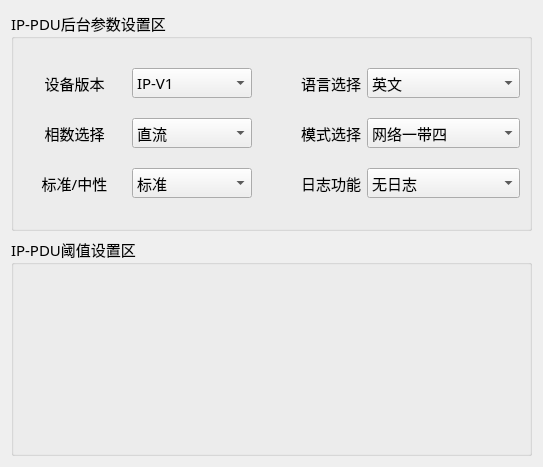
<?xml version="1.0" encoding="UTF-8"?>
<ui version="4.0">
 <class>Set_IpWid</class>
 <widget class="QWidget" name="Set_IpWid">
  <property name="geometry">
   <rect>
    <x>0</x>
    <y>0</y>
    <width>543</width>
    <height>467</height>
   </rect>
  </property>
  <property name="windowTitle">
   <string>Form</string>
  </property>
  <layout class="QGridLayout" name="gridLayout_2">
   <item row="0" column="0">
    <widget class="QGroupBox" name="groupBox_2">
     <property name="font">
      <font>
       <family>微软雅黑</family>
       <pointsize>11</pointsize>
      </font>
     </property>
     <property name="title">
      <string>IP-PDU后台参数设置区</string>
     </property>
     <layout class="QGridLayout" name="gridLayout">
      <property name="verticalSpacing">
       <number>0</number>
      </property>
      <item row="0" column="1">
       <widget class="QComboBox" name="ipTypeBox">
        <property name="minimumSize">
         <size>
          <width>120</width>
          <height>30</height>
         </size>
        </property>
        <item>
         <property name="text">
          <string>IP-V1</string>
         </property>
        </item>
        <item>
         <property name="text">
          <string>IP-V3</string>
         </property>
        </item>
       </widget>
      </item>
      <item row="0" column="2">
       <widget class="QLabel" name="label_2">
        <property name="text">
         <string>语言选择</string>
        </property>
        <property name="alignment">
         <set>Qt::AlignRight|Qt::AlignTrailing|Qt::AlignVCenter</set>
        </property>
       </widget>
      </item>
      <item row="1" column="3">
       <widget class="QComboBox" name="ipModeBox">
        <property name="minimumSize">
         <size>
          <width>120</width>
          <height>30</height>
         </size>
        </property>
        <item>
         <property name="text">
          <string>网络一带四</string>
         </property>
        </item>
        <item>
         <property name="text">
          <string>Modbus RTU 级联</string>
         </property>
        </item>
       </widget>
      </item>
      <item row="0" column="0">
       <widget class="QLabel" name="label_12">
        <property name="text">
         <string>设备版本</string>
        </property>
        <property name="alignment">
         <set>Qt::AlignCenter</set>
        </property>
       </widget>
      </item>
      <item row="0" column="3">
       <widget class="QComboBox" name="languageBox">
        <property name="minimumSize">
         <size>
          <width>120</width>
          <height>30</height>
         </size>
        </property>
        <item>
         <property name="text">
          <string>英文</string>
         </property>
        </item>
        <item>
         <property name="text">
          <string>中文</string>
         </property>
        </item>
       </widget>
      </item>
      <item row="1" column="2">
       <widget class="QLabel" name="label_3">
        <property name="text">
         <string>模式选择</string>
        </property>
        <property name="alignment">
         <set>Qt::AlignRight|Qt::AlignTrailing|Qt::AlignVCenter</set>
        </property>
       </widget>
      </item>
      <item row="1" column="0">
       <widget class="QLabel" name="label_7">
        <property name="text">
         <string>相数选择</string>
        </property>
        <property name="alignment">
         <set>Qt::AlignCenter</set>
        </property>
       </widget>
      </item>
      <item row="2" column="1">
       <widget class="QComboBox" name="sBox">
        <property name="minimumSize">
         <size>
          <width>120</width>
          <height>30</height>
         </size>
        </property>
        <item>
         <property name="text">
          <string>标准</string>
         </property>
        </item>
        <item>
         <property name="text">
          <string>中性</string>
         </property>
        </item>
        <item>
         <property name="text">
          <string>定制</string>
         </property>
        </item>
       </widget>
      </item>
      <item row="2" column="3">
       <widget class="QComboBox" name="logBox">
        <property name="minimumSize">
         <size>
          <width>120</width>
          <height>30</height>
         </size>
        </property>
        <item>
         <property name="text">
          <string>无日志</string>
         </property>
        </item>
        <item>
         <property name="text">
          <string>带日志</string>
         </property>
        </item>
       </widget>
      </item>
      <item row="2" column="0">
       <widget class="QLabel" name="label_8">
        <property name="text">
         <string>标准/中性</string>
        </property>
        <property name="alignment">
         <set>Qt::AlignCenter</set>
        </property>
       </widget>
      </item>
      <item row="1" column="1">
       <widget class="QComboBox" name="lineBox">
        <property name="minimumSize">
         <size>
          <width>120</width>
          <height>30</height>
         </size>
        </property>
        <item>
         <property name="text">
          <string>直流</string>
         </property>
        </item>
        <item>
         <property name="text">
          <string>单相</string>
         </property>
        </item>
        <item>
         <property name="text">
          <string>两路</string>
         </property>
        </item>
        <item>
         <property name="text">
          <string>三相</string>
         </property>
        </item>
       </widget>
      </item>
      <item row="2" column="2">
       <widget class="QLabel" name="label_11">
        <property name="text">
         <string>日志功能</string>
        </property>
        <property name="alignment">
         <set>Qt::AlignRight|Qt::AlignTrailing|Qt::AlignVCenter</set>
        </property>
       </widget>
      </item>
     </layout>
    </widget>
   </item>
   <item row="1" column="0">
    <widget class="QGroupBox" name="groupBox">
     <property name="minimumSize">
      <size>
       <width>420</width>
       <height>0</height>
      </size>
     </property>
     <property name="font">
      <font>
       <family>微软雅黑</family>
       <pointsize>11</pointsize>
      </font>
     </property>
     <property name="title">
      <string>IP-PDU阈值设置区</string>
     </property>
    </widget>
   </item>
  </layout>
 </widget>
 <resources/>
 <connections/>
</ui>
